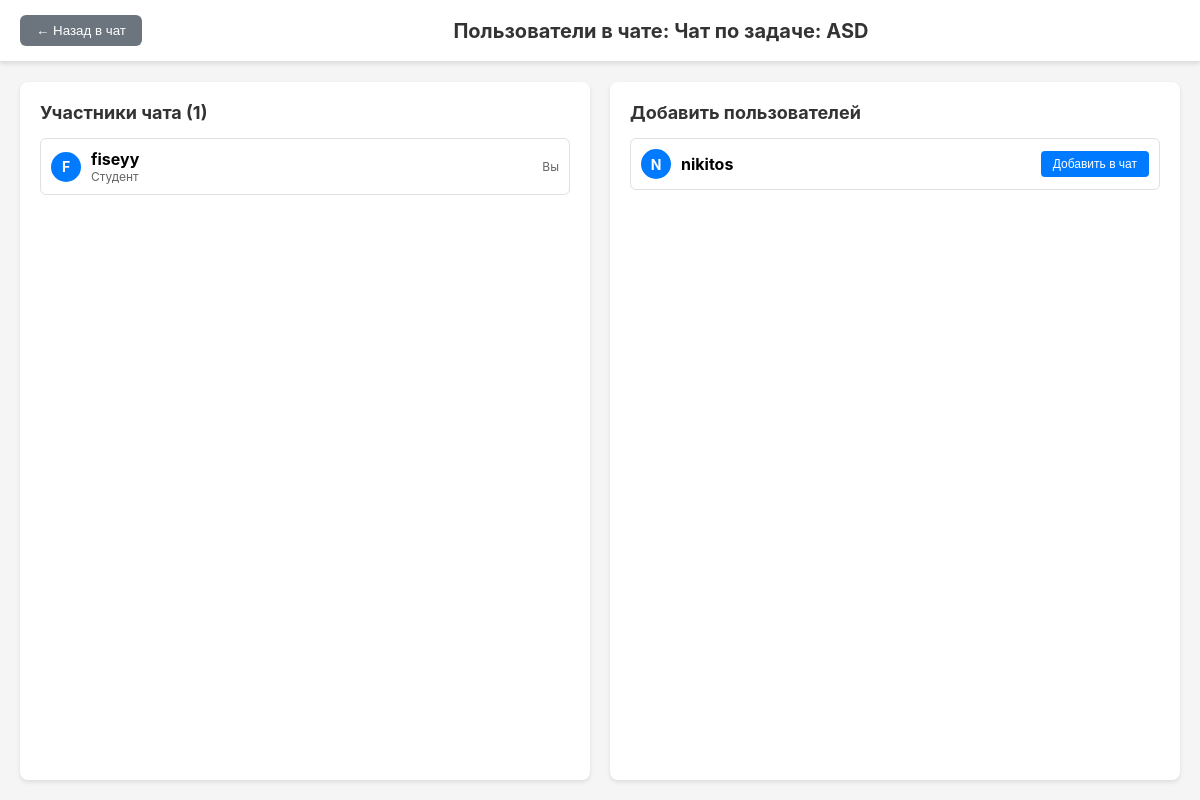
Page /chat/1/users/ (signed in) on the earlier database version.
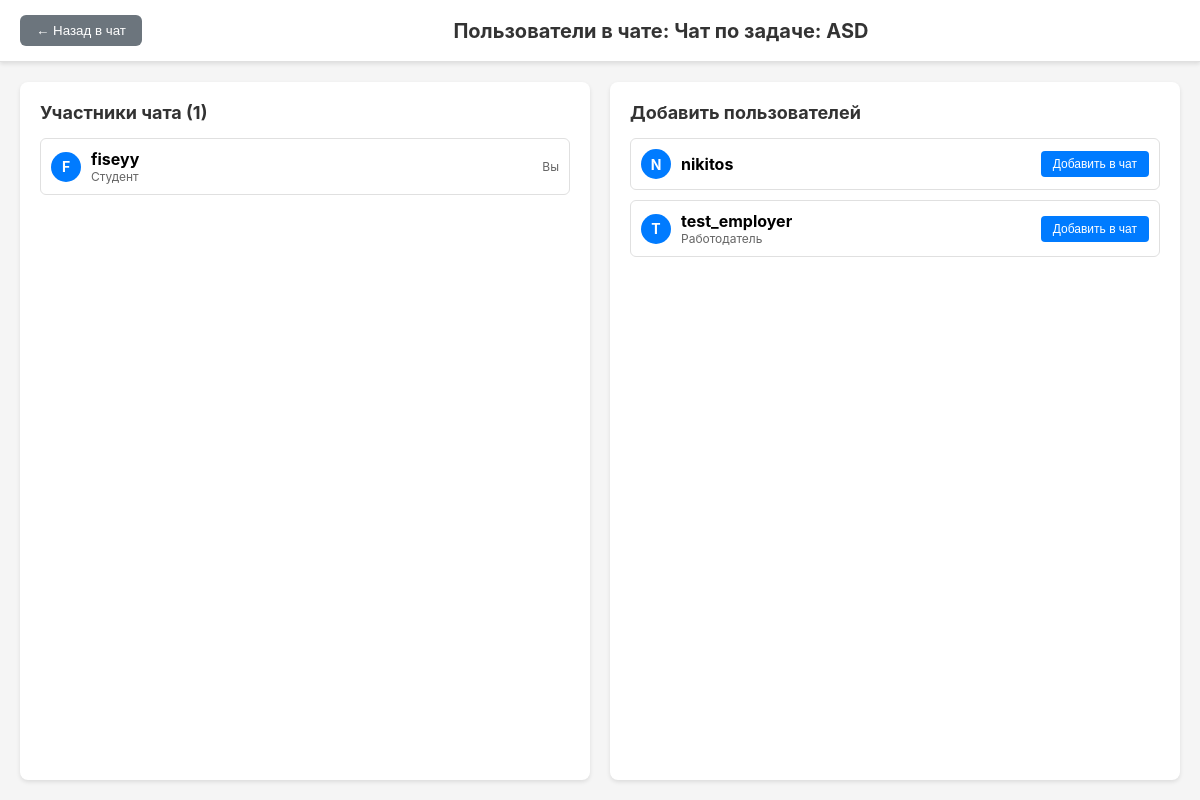
Same page on the later database version.
### myapp/models.py (models this page shows)
class User(AbstractUser):
    ROLE_CHOICES = [
        ('student', 'Студент'),
        ('employer', 'Работодатель'),
    ]
    role = models.CharField(max_length=10, choices=ROLE_CHOICES)
    university = models.CharField(max_length=100, blank=True)
    class Meta:
        swappable = 'AUTH_USER_MODEL'

### myapp/views.py (the view)
# urls.py: path('chat/<int:room_id>/users/', views.chat_users_list, name='chat_users_list'),
@login_required
def chat_users_list(request, room_id):
    room = get_object_or_404(ChatRoom, id=room_id, participants=request.user, is_active=True)
    other_users = User.objects.exclude(id=request.user.id)
    chat_participants = room.participants.all()
    context = {
        'room': room,
        'other_users': other_users,
        'chat_participants': chat_participants,
    }
    return render(request, 'chat/chat_users.html', context)

### myapp/templates/chat/chat_users.html (shortened to what this page needs)
<!DOCTYPE html>
<html lang="ru">
<head>
</head>
<body>
    <div class="header">
        <button class="back-btn" onclick="history.back()">← Назад в чат</button>
        <h1>Пользователи в чате: {{ room.name }}</h1>
    </div>
    <div class="main-content">
        <div class="participants-section">
            <div class="section-title">Участники чата ({{ chat_participants.count }})</div>
            <div class="user-list">
                {% for user in chat_participants %}
                <div class="user-item">
                    <div class="user-info">
                        <div class="user-avatar">{{ user.username|first|upper }}</div>
                        <div>
                            <div style="font-weight: bold;">{{ user.username }}</div>
                            <div style="font-size: 12px; color: #666;">{{ user.get_role_display }}</div>
                        </div>
                    </div>
                    {% if user.id != request.user.id %}
                        <button class="btn btn-danger" onclick="removeUser({{ room.id }}, {{ user.id }})">
                            Удалить из чата
                        </button>
                    {% else %}
                        <span style="font-size: 12px; color: #666;">Вы</span>
                    {% endif %}
                </div>
                {% empty %}
                <div class="empty-state">В чате пока нет участников</div>
                {% endfor %}
            </div>
        </div>
        <div class="users-section">
            <div class="section-title">Добавить пользователей</div>
            <div class="user-list">
                {% for user in other_users %}
                {% if user not in chat_participants %}
                <div class="user-item">
                    <div class="user-info">
                        <div class="user-avatar">{{ user.username|first|upper }}</div>
                        <div>
                            <div style="font-weight: bold;">{{ user.username }}</div>
                            <div style="font-size: 12px; color: #666;">{{ user.get_role_display }}</div>
                        </div>
                    </div>
                    <button class="btn btn-primary" onclick="addUser({{ room.id }}, {{ user.id }})">
                        Добавить в чат
                    </button>
                </div>
                {% endif %}
                {% empty %}
                <div class="empty-state">Нет доступных пользователей для добавления</div>
                {% endfor %}
            </div>
        </div>
    </div>
</body>
</html>

Differences in the rows shown:
added User: username|first "T", username "test_employer", role "Работодатель"
